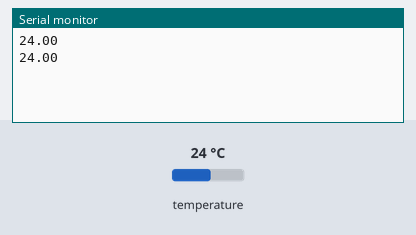
A sketch run on a simulated Arduino Uno, built with avr-gcc and run on an emulated ATmega328P. Shown: the last lines printed to the serial monitor. The test bench sets the inputs (shaded band); at power-on: temperature 24 °C.

Above: at 1.8 s.
1.9 s: temperature set to 12 °C
At 2.9 s:
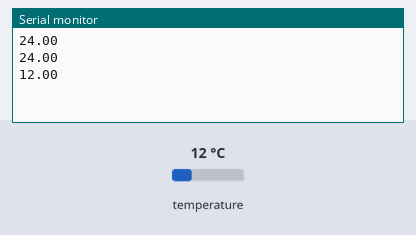
3.4 s: temperature set to 19 °C
At 4.9 s:
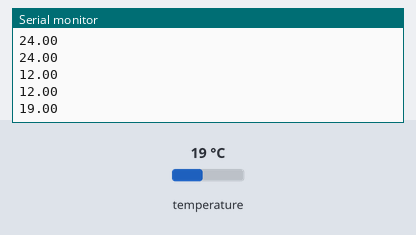
Timing chart, 0 to 6.4 s (numbered marks = the images above; inputs shaded):
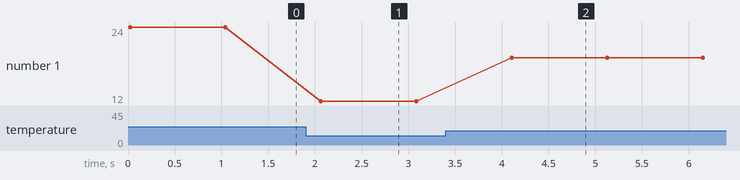

Measured:
- after the input at 1.9 s, the serial monitor: prints a new line after 0.16 s (image 1)
- after the input at 3.4 s, the serial monitor: prints a new line after 0.71 s (image 2)
- plotted number 1: 24 → 12 after the input at 1.9 s, 12 → 19 after the input at 3.4 s

The sketch:

ArduinoReadTemperatureTest.ino
```cpp
/*
  Code for testing reading data from
  DS18S20 temperature sensor.

  See ArduinoTempReader for more details.
*/
#include <OneWire.h>
#include <stdio.h>

const int DS18S20_Pin = 8;

void setup() {
  Serial.begin(9600);
  while (!Serial) {
    ;
  }
}

void loop() {
  Serial.println(String(getTemp(), 2));
  delay(1000);
}

float getTemp() {
  OneWire ds(DS18S20_Pin);
  byte data[12];
  byte addr[8];
  if ( !ds.search(addr)) {
    ds.reset_search();
    return -1000;
  }
  if ( OneWire::crc8( addr, 7) != addr[7]) {
    Serial.println("CRC is not valid!");
    return -1000;
  }
  if ( addr[0] != 0x10 && addr[0] != 0x28) {
    Serial.println("Device is not recognized!");
    return -1000;
  }
  ds.reset();
  ds.select(addr);
  ds.write(0x44, 1);
  ds.reset();
  ds.select(addr);
  ds.write(0xBE);
  for (int i = 0; i < 9; i++) {
    data[i] = ds.read();
  }
  ds.reset_search();
  byte MSB = data[1];
  byte LSB = data[0];
  float tempRead = ((MSB << 8) | LSB);
  float TemperatureSum = tempRead / 16;
  return TemperatureSum;
}
```
